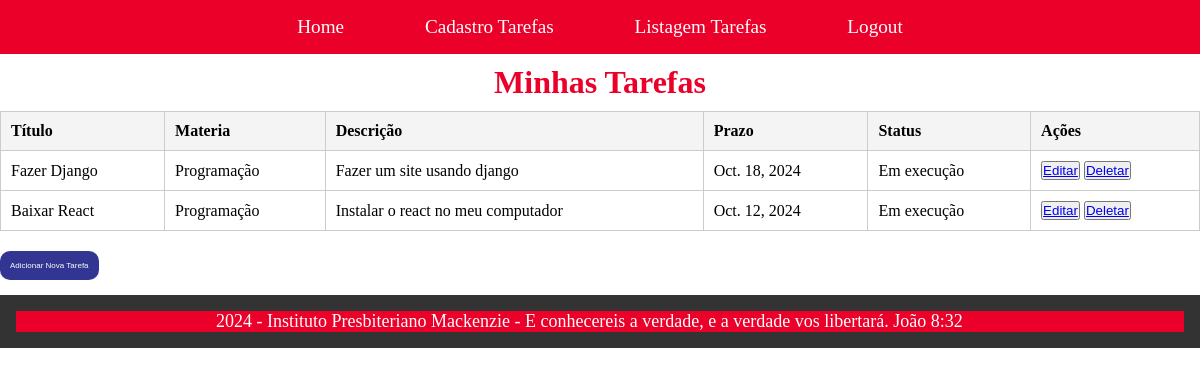
/listagem_tarefas/ (signed in), run on the app's committed database.
### app_case/models.py (models this page shows)
class Tarefa(models.Model):
    titulo = models.CharField(max_length=100)
    materia = models.CharField(max_length=100)
    descricao = models.CharField(max_length=100)
    prazo = models.DateField()
    status = models.CharField(max_length=100)
    usuario= models.ForeignKey(User, on_delete=models.CASCADE, default=1)

### app_case/views.py (the view)
# urls.py: path("listagem_tarefas/", views.listagem_tarefas, name="listagem_tarefas"),
def listagem_tarefas(request):
    tarefasEncontradas = Tarefa.objects.filter(usuario=request.user)
    tarefas = {
            'tarefas': tarefasEncontradas
        }
    return render(request, "listagem_tarefas.html", tarefas )

### app_case/templates/listagem_tarefas.html (shortened to what this page needs)
{% extends "base.html" %}
{% block conteudo %}
</head>
<body>
    <h1>Minhas Tarefas</h1>
    <table>
        <thead>
            <tr>
                <th>Título</th>
                <th>Materia</th>
                <th>Descrição</th>
                <th>Prazo</th>
                <th>Status</th>
                <th>Ações</th>
            </tr>
        </thead>
        <tbody>
            {% for tarefa in tarefas %}
            <form method="POST"> {% csrf_token %}
            <tr>
                <td>{{ tarefa.titulo }}</td>
                <td>{{ tarefa.materia }}</td>
                <td>{{ tarefa.descricao }}</td>
                <td>{{ tarefa.prazo }}</td>
                <td>{{ tarefa.status}}</td>
                <td>
                    <button><a href="{% url 'editar_tarefa' tarefa.id %}">Editar</a></button>
                    <button><a href="{% url 'deletar_tarefa' tarefa.id %}"> Deletar</button>
                </td>
            </tr>
            {% empty %}
            <tr>
                <td colspan="6">Nenhuma tarefa encontrada.</td>
            </tr>
            </form>
            {% endfor %}
        </tbody>
    </table>
    <button type="submit" class ="botao"><a style="text-decoration: none; color: inherit;" href="{% url 'cadastro_tarefas' %}">Adicionar Nova Tarefa</a></button>
</body>
{% endblock %}

### mystaticfiles/style.css (style rules this page uses)
* { margin:0px; padding:0px; }
.botao { background: #323692; border-style: none; border-radius: 10px; padding: 10px; margin-top: 20px; margin-bottom: 15px; color: #fcfdfe; font-size: 0.5em; }
h1 { text-align: center; color:#eb0029; padding: 10px; }

### app_case/templates/listagem_tarefas.html (style rules this page uses)
table { width: 100%; border-collapse: collapse; }
th, td { padding: 10px; border: 1px solid #ccc; text-align: left; }
th { background-color: #f4f4f4; }

### data on the page
Tarefa: titulo "Fazer Django", materia "Programação", descricao "Fazer um site usando django", prazo "Oct. 18, 2024", status "Em execução"
Tarefa: titulo "Baixar React", materia "Programação", descricao "Instalar o react no meu computador", prazo "Oct. 12, 2024", status "Em execução"
